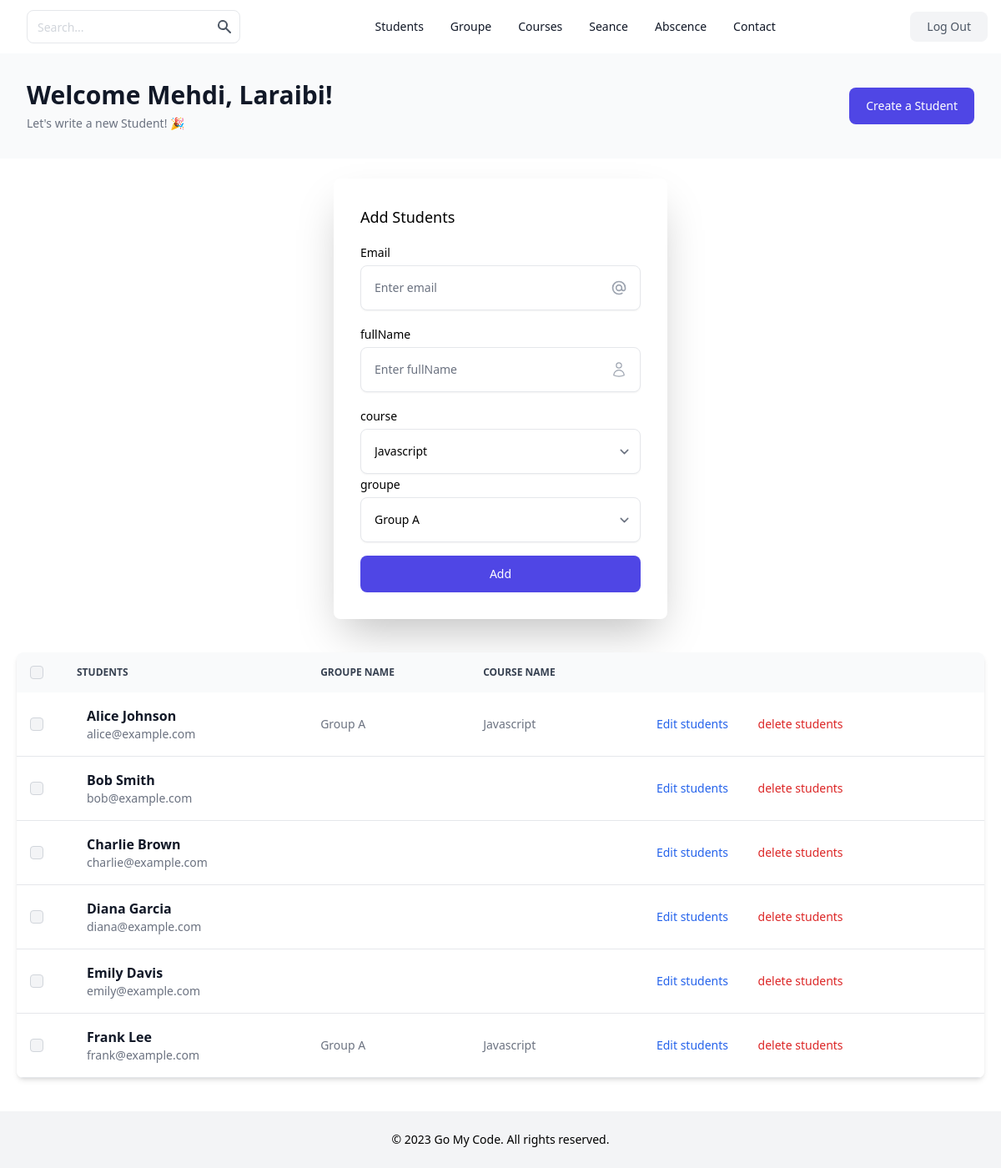
Page /students/ (signed in) on the committed database.
### tables this page shows
CREATE TABLE `students` (
  `id` int(11) NOT NULL AUTO_INCREMENT,
  `fullname` varchar(255) DEFAULT NULL,
  `email` varchar(255) DEFAULT NULL,
  `id_course` int(11) DEFAULT NULL,
  `id_groupe` int(11) DEFAULT NULL,
  PRIMARY KEY (`id`),
  KEY `id_course` (`id_course`),
  KEY `id_groupe` (`id_groupe`),
  CONSTRAINT `students_ibfk_1` FOREIGN KEY (`id_course`) REFERENCES `courses` (`id`) ON DELETE SET NULL,
  CONSTRAINT `students_ibfk_2` FOREIGN KEY (`id_groupe`) REFERENCES `groupes` (`id`) ON DELETE SET NULL
);

CREATE TABLE `groupes` (
  `id` int(11) NOT NULL AUTO_INCREMENT,
  `name` varchar(255) DEFAULT NULL,
  PRIMARY KEY (`id`)
);

CREATE TABLE `courses` (
  `id` int(11) NOT NULL AUTO_INCREMENT,
  `course_name` varchar(255) DEFAULT NULL,
  `course_image_path` varchar(255) DEFAULT NULL,
  `id_user` int(11) DEFAULT NULL,
  PRIMARY KEY (`id`),
  KEY `id_user` (`id_user`),
  CONSTRAINT `courses_ibfk_1` FOREIGN KEY (`id_user`) REFERENCES `users` (`id`) ON DELETE SET NULL
);

### students/index.php (the view, shortened to what this page needs)
<?php
require_once('../inc/header.php');
require_once('create.php');
?>
<header aria-label="Site Header" class="shadow-sm">
  <div class="mx-auto flex h-16 max-w-screen-xl items-center justify-between px-4">
    <div class="flex items-center gap-4">
      <form class="mb-0 hidden lg:flex">
        <div class="relative">
          <input class="h-10 rounded-lg border-gray-200 pr-10 text-sm placeholder-gray-300 focus:z-10" placeholder="Search..." type="text" />
          <button type="submit" class="absolute inset-y-0 right-0 mr-px rounded-r-lg p-2 text-gray-600">
            <svg class="h-5 w-5" fill="currentColor" viewbox="0 0 20 20" xmlns="http://www.w3.org/2000/svg">
              <path clip-rule="evenodd" d="M8 4a4 4 0 100 8 4 4 0 000-8zM2 8a6 6 0 1110.89 3.476l4.817 4.817a1 1 0 01-1.414 1.414l-4.816-4.816A6 6 0 012 8z" fill-rule="evenodd"></path>
            </svg>
          </button>
        </div>
      </form>
    </div>
    <nav aria-label="Site Nav" class="hidden items-center justify-center gap-8 text-sm font-medium lg:flex lg:w-0 lg:flex-1">
      <a class="text-gray-900" href="../students/">Students</a>
      <a class="text-gray-900" href="../groupe/">Groupe</a>
      <a class="text-gray-900" href="../courses/">Courses</a>
      <a class="text-gray-900" href="../seance/">Seance</a>
      <a class="text-gray-900" href="../absence/">Abscence</a>
      <a class="text-gray-900" href="">Contact</a>
    </nav>
    <div class="hidden items-center gap-4 lg:flex">
      <a href="../destroy.php" class="rounded-lg bg-gray-100 px-5 py-2 text-sm font-medium text-gray-600">
        Log Out
      </a>
    </div>
  </div>
</header>
<div aria-label="Page Header" class="bg-gray-50">
  <div class="mx-auto max-w-screen-xl px-4 py-6 sm:py-8 sm:px-6 lg:px-8">
    <div class="sm:flex sm:items-center sm:justify-between">
      <div class="text-center sm:text-left">
        <h1 class="text-2xl font-bold text-gray-900 sm:text-3xl">
          Welcome Mehdi, Laraibi!
        </h1>
        <p class="mt-1.5 text-sm text-gray-500">
          Let's write a new Student! 🎉
        </p>
      </div>
      <div class="mt-4 flex flex-col gap-4 sm:mt-0 sm:flex-row sm:items-center">
        <button class="block rounded-lg bg-indigo-600 px-5 py-3 text-sm font-medium text-white transition hover:bg-indigo-700 focus:outline-none focus:ring" type="button">
          Create a Student
        </button>
      </div>
    </div>
  </div>
</div>
<div class="flex justify-center">
  <form method="POST" action="create.php" class="mt-6 mb-0 space-y-4 rounded-lg p-8 w-[400px] md:shadow-2xl xl:shadow-2xl">
    <p class="text-lg font-medium">Add Students</p>
    <div>
      <label for="email" class="text-sm font-medium">Email</label>
      <div class="relative mt-1">
        <input type="email" id="email" name="email" class="w-full rounded-lg border-gray-200 p-4 pr-12 text-sm shadow-sm" placeholder="Enter email" />
        <span class="absolute inset-y-0 right-4 inline-flex items-center">
          <svg xmlns="http://www.w3.org/2000/svg" class="h-5 w-5 text-gray-400" fill="none" viewBox="0 0 24 24" stroke="currentColor">
            <path stroke-linecap="round" stroke-linejoin="round" stroke-width="2" d="M16 12a4 4 0 10-8 0 4 4 0 008 0zm0 0v1.5a2.5 2.5 0 005 0V12a9 9 0 10-9 9m4.5-1.206a8.959 8.959 0 01-4.5 1.207" />
          </svg>
        </span>
      </div>
    </div>
    <div>
      <label for="fullName" class="text-sm font-medium">fullName</label>
      <div class="relative mt-1">
        <input type="text" id="fullName" name="fullName" class="w-full rounded-lg border-gray-200 p-4 pr-12 text-sm shadow-sm" placeholder="Enter fullName" />
        <span class="absolute inset-y-0 right-4 inline-flex items-center">
        </span>
      </div>
    </div>
    <div>
      <label for="id_course" class="text-sm font-medium">course</label>
      <div class="relative mt-1">
        <select class="w-full rounded-lg border-gray-200 p-4 pr-12 text-sm shadow-sm" name="id_course" id="id_course">
          <?php
          $stmt = $conn->prepare('select * from courses');
          $stmt->execute();
          $courses = $stmt->fetchAll();
          foreach ($courses as $key => $value) {
          ?>
            <option value="<?= $value['id'] ?>"><?= $value['course_name'] ?></option>
          <?php } ?>
        </select>
      </div>
      <label for="id_groupe" class="text-sm font-medium">groupe</label>
      <div class="relative mt-1">
        <select class="w-full rounded-lg border-gray-200 p-4 pr-12 text-sm shadow-sm" name="id_groupe" id="id_groupe">
          <?php
          $stmt = $conn->prepare('select * from groupes ');
          $stmt->execute();
          $groupes = $stmt->fetchAll();
          foreach ($groupes as $key => $value) {
          ?>
            <option value="<?= $value['id'] ?>"><?= $value['name'] ?></option>
          <?php } ?>
        </select>
      </div>
    </div>
    <button type="submit" name="submit" class="block w-full rounded-lg bg-indigo-600 px-5 py-3 text-sm font-medium text-white">
      Add
    </button>
  </form>
</div>
<div class="relative overflow-x-auto shadow-md sm:rounded-lg mt-10 mx-5">
  <table class="w-full text-sm text-left text-gray-500 dark:text-gray-400">
    <thead class="text-xs text-gray-700 uppercase bg-gray-50 dark:bg-gray-700 dark:text-gray-400">
      <tr>
        <th scope="col" class="p-4">
          <div class="flex items-center">
            <input id="checkbox-all-search" type="checkbox" class="w-4 h-4 text-blue-600 bg-gray-100 border-gray-300 rounded focus:ring-blue-500 dark:focus:ring-blue-600 dark:ring-offset-gray-800 dark:focus:ring-offset-gray-800 focus:ring-2 dark:bg-gray-700 dark:border-gray-600" />
          </div>
        </th>
        <th scope="col" class="px-6 py-3">Students</th>
        <th scope="col" class="px-6 py-3">Groupe name</th>
        <th scope="col" class="px-6 py-3">Course name</th>
        <th scope="col" class="px-6 py-3"></th>
      </tr>
    </thead>
    <tbody>
      <?php
      $query = $conn->prepare('SELECT students.id, students.email, students.fullname, courses.course_name, groupes.name
      FROM students
      LEFT JOIN courses ON students.id_course = courses.id
      LEFT JOIN groupes ON students.id_groupe = groupes.id');
      $query->execute();
      $students = $query->fetchAll();
      foreach ($students as $key => $value) { ?>
        <tr class="bg-white border-b dark:bg-gray-800 dark:border-gray-700 hover:bg-gray-50 dark:hover:bg-gray-600">
          <td class="w-4 p-4">
            <div class="flex items-center">
              <input id="checkbox-table-search-1" type="checkbox" class="w-4 h-4 text-blue-600 bg-gray-100 border-gray-300 rounded focus:ring-blue-500 dark:focus:ring-blue-600 dark:ring-offset-gray-800 dark:focus:ring-offset-gray-800 focus:ring-2 dark:bg-gray-700 dark:border-gray-600" />
            </div>
          </td>
          <th scope="row" class="flex items-center px-6 py-4 text-gray-900 whitespace-nowrap dark:text-white">
            <div class="pl-3">
              <div class="text-base font-semibold"><?= $value['fullname']  ?></div>
              <div class="font-normal text-gray-500">
                <?= $value['email']  ?>
              </div>
            </div>
          </th>
          <td class="px-6 py-4"> <?= $value['name']  ?></td>
          <td class="px-6 py-4"> <?= $value['course_name']  ?></td>
          <td class="px-6 py-4">
            <a href="update.php?id=<?= $value['id'] ?>" class="font-medium text-blue-600 dark:text-blue-500 hover:underline mx-4">Edit students</a>
            <a href="delete.php?id=<?= $value['id'] ?>" class="font-medium text-red-600 dark:text-blue-500 hover:underline mx-4">delete students</a>
          </td>
        </tr> <?php  } ?>
    </tbody>
  </table>
</div>
<?php require_once('../inc/footer.php') ?>

### rows in the picture
students: fullname "Alice Johnson", email "alice@example.com", id_groupe.name "Group A", id_course.course_name "Javascript"
students: fullname "Bob Smith", email "bob@example.com"
students: fullname "Charlie Brown", email "charlie@example.com"
students: fullname "Diana Garcia", email "diana@example.com"
students: fullname "Emily Davis", email "emily@example.com"
students: fullname "Frank Lee", email "frank@example.com", id_groupe.name "Group A", id_course.course_name "Javascript"

### other values in the picture
form field id_course "Javascript"
form field id_groupe "Group A"
